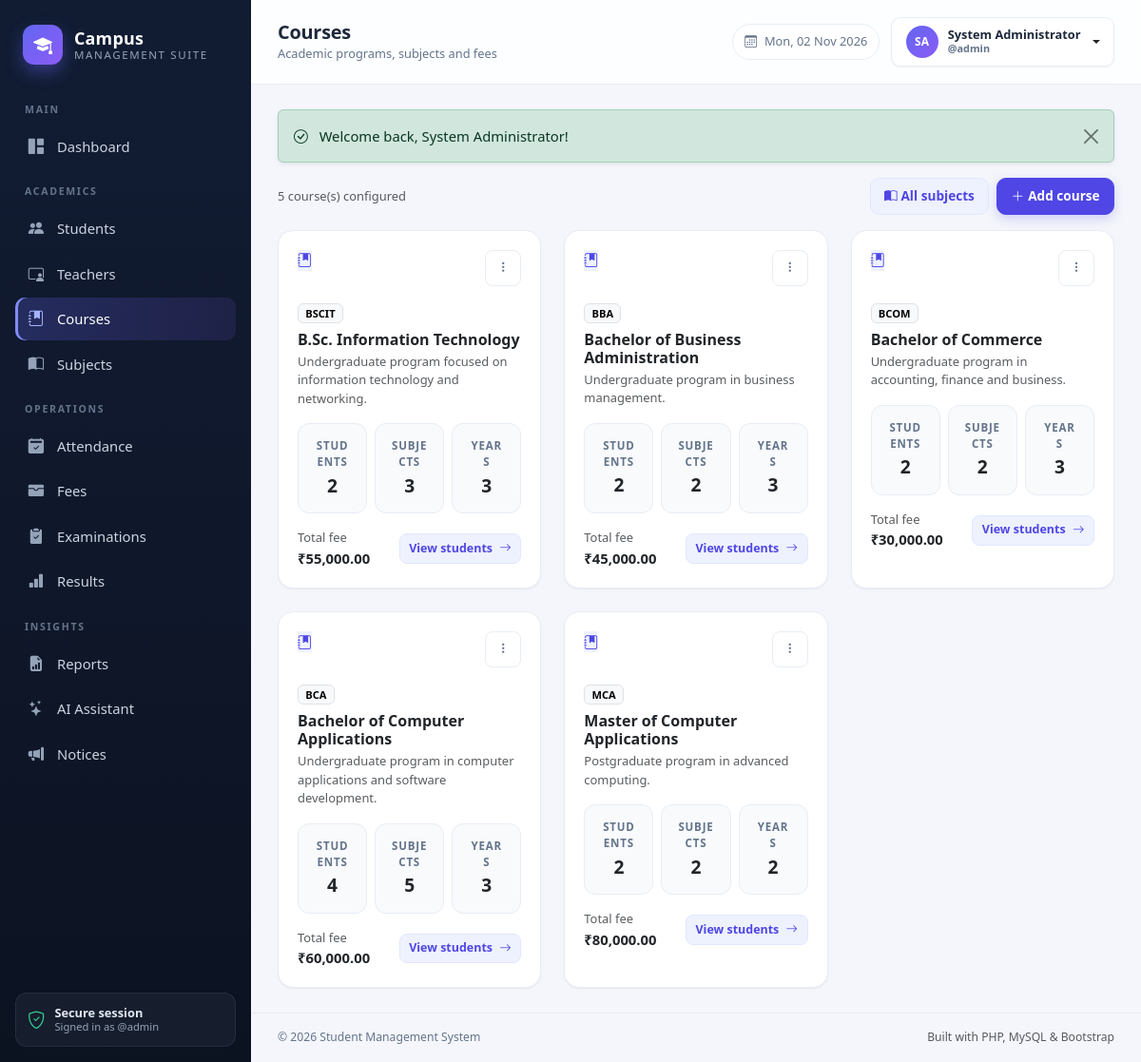
The app's page /admin/courses/index.php (signed in) with its own data.
### tables this page shows
CREATE TABLE courses (
    id INT UNSIGNED AUTO_INCREMENT PRIMARY KEY,
    code VARCHAR(20) NOT NULL UNIQUE,
    name VARCHAR(120) NOT NULL,
    duration_years TINYINT UNSIGNED NOT NULL DEFAULT 3,
    total_fee DECIMAL(10,2) NOT NULL DEFAULT 0,
    description TEXT DEFAULT NULL,
    created_at TIMESTAMP DEFAULT CURRENT_TIMESTAMP
);

### config/database.php (called while the page is built, shortened)
<?php
function db(): PDO
{
    static $pdo = null;
    $dsn = 'mysql:host=' . DB_HOST . ';dbname=' . DB_NAME . ';charset=' . DB_CHARSET;
    try {
        $pdo = new PDO($dsn, DB_USER, DB_PASS, [
            PDO::ATTR_ERRMODE            => PDO::ERRMODE_EXCEPTION,
            PDO::ATTR_DEFAULT_FETCH_MODE => PDO::FETCH_ASSOC,
            PDO::ATTR_EMULATE_PREPARES   => false,
        ]);
    } catch (PDOException $e) {
        http_response_code(500);
        $message = APP_DEBUG ? $e->getMessage() : 'Unable to connect to the database.';
        echo '<!DOCTYPE html><html><head><meta charset="utf-8"><title>Database Error</title>'
            . '<link href="https://cdn.jsdelivr.net/npm/bootstrap@5.3.3/dist/css/bootstrap.min.css" rel="stylesheet"></head>'
            . '<body class="bg-light"><div class="container py-5"><div class="alert alert-danger shadow-sm">'
            . '<h4 class="alert-heading">Database connection failed</h4>'
            . '<p class="mb-2">' . htmlspecialchars($message) . '</p>'
            . '<hr><p class="mb-0 small">Make sure MySQL is running in XAMPP and that '
            . '<code>database/student_management.sql</code> has been imported.</p>'
            . '</div></div></body></html>';
        exit;
    }
    return $pdo;
}

### includes/functions.php (called while the page is built, shortened)
<?php
function e($value): string
{
    return htmlspecialchars((string) $value, ENT_QUOTES | ENT_SUBSTITUTE, 'UTF-8');
}
function url(string $path = ''): string
{
    return BASE_URL . '/' . ltrim($path, '/');
}
function money($amount): string
{
    return CURRENCY . number_format((float) $amount, 2);
}

### admin/courses/index.php (the view, shortened to what this page needs)
<?php
$courses = db()->query(
    'SELECT c.*,
            COUNT(DISTINCT s.id)  AS student_count,
            COUNT(DISTINCT su.id) AS subject_count
     FROM courses c
     LEFT JOIN students s  ON s.course_id  = c.id
     LEFT JOIN subjects su ON su.course_id = c.id
     GROUP BY c.id
     ORDER BY c.name'
)->fetchAll();
require dirname(__DIR__, 2) . '/includes/header.php';
?>
<div class="toolbar">
    <span class="text-muted small"><?= count($courses) ?> course(s) configured</span>
    <div class="ms-auto d-flex gap-2">
        <a class="btn btn-soft" href="<?= e(url('admin/courses/subjects.php')) ?>">
            <i class="bi bi-book-half me-1"></i>All subjects
        </a>
        <a class="btn btn-primary" href="<?= e(url('admin/courses/create.php')) ?>">
            <i class="bi bi-plus-lg me-1"></i>Add course
        </a>
    </div>
</div>
<div class="row g-4">
    <?php foreach ($courses as $course): ?>
        <div class="col-md-6 col-xl-4">
            <div class="card h-100">
                <div class="card-body">
                    <div class="d-flex justify-content-between align-items-start mb-3">
                        <span class="stat-icon tone-indigo mb-0"><i class="bi bi-journal-bookmark-fill"></i></span>
                        <div class="dropdown">
                            <button class="btn btn-icon btn-sm" data-bs-toggle="dropdown" aria-label="Course actions">
                                <i class="bi bi-three-dots-vertical"></i>
                            </button>
                        </div>
                    </div>
                    <span class="badge text-bg-light border mb-2"><?= e($course['code']) ?></span>
                    <h3 class="h6 fw-bold mb-1"><?= e($course['name']) ?></h3>
                    <p class="text-muted small mb-3">
                        <?= $course['description'] ? e(mb_strimwidth($course['description'], 0, 92, '…')) : 'No description provided.' ?>
                    </p>
                    <div class="row g-2 mb-3">
                        <div class="col-4">
                            <div class="mini-stat text-center">
                                <div class="label">Students</div>
                                <div class="value"><?= (int) $course['student_count'] ?></div>
                            </div>
                        </div>
                        <div class="col-4">
                            <div class="mini-stat text-center">
                                <div class="label">Subjects</div>
                                <div class="value"><?= (int) $course['subject_count'] ?></div>
                            </div>
                        </div>
                        <div class="col-4">
                            <div class="mini-stat text-center">
                                <div class="label">Years</div>
                                <div class="value"><?= (int) $course['duration_years'] ?></div>
                            </div>
                        </div>
                    </div>
                    <div class="d-flex justify-content-between align-items-center">
                        <div>
                            <div class="text-muted small">Total fee</div>
                            <div class="fw-bold"><?= money($course['total_fee']) ?></div>
                        </div>
                        <a class="btn btn-soft btn-sm" href="<?= e(url('admin/students/index.php?course_id=' . $course['id'])) ?>">
                            View students <i class="bi bi-arrow-right ms-1"></i>
                        </a>
                    </div>
                </div>
            </div>
        </div>
    <?php endforeach; ?>
</div>
<?php require dirname(__DIR__, 2) . '/includes/footer.php'; ?>

### assets/css/style.css (style rules this page uses)
:root { --brand: #4f46e5; --brand-dark: #4338ca; --brand-soft: #eef2ff; --sidebar-bg: #0f172a; --sidebar-muted: #94a3b8; --body-bg: #f4f6fb; --surface: #ffffff; --text: #1e293b; --muted: #64748b; --line: #e8edf5; --radius: 16px; --shadow-sm: 0 1px 2px rgba(15, 23, 42, .06); --shadow: 0 10px 30px rgba(15, 23, 42, .07); --sidebar-w: 264px; }
* { box-sizing: border-box; }
body { margin: 0; background: var(--body-bg); color: var(--text); font-family: "Segoe UI", system-ui, -apple-system, "Helvetica Neue", Arial, sans-serif; font-size: .925rem; -webkit-font-smoothing: antialiased; }
a { text-decoration: none; }
.card { border: 1px solid var(--line); border-radius: var(--radius); box-shadow: var(--shadow-sm); }
.card-body { padding: 20px; }
.tone-indigo { background: #eef2ff; color: #4f46e5; }
.btn { border-radius: 10px; font-weight: 600; font-size: .85rem; padding: .5rem .9rem; }
.btn-primary { background: var(--brand); border-color: var(--brand); box-shadow: 0 4px 12px rgba(79, 70, 229, .22); }
.btn-soft { background: var(--brand-soft); color: var(--brand); border: 1px solid #e0e7ff; }
.btn-icon { width: 38px; height: 38px; display: inline-grid; place-items: center; padding: 0; background: #fff; border: 1px solid var(--line); color: var(--muted); }
.btn-sm { padding: .34rem .6rem; font-size: .78rem; border-radius: 8px; }
.toolbar { display: flex; flex-wrap: wrap; gap: 10px; align-items: center; margin-bottom: 16px; }
.mini-stat { padding: 14px 16px; border-radius: 12px; background: #f8fafc; border: 1px solid var(--line); height: 100%; }
.mini-stat .label { font-size: .72rem; text-transform: uppercase; letter-spacing: .07em; color: var(--muted); font-weight: 600; }
.mini-stat .value { font-size: 1.2rem; font-weight: 700; margin-top: 2px; }

### records on screen
courses: code "BSCIT", name "B.Sc. Information Technology", description "Undergraduate program focused on information technology and networking.", student_count "2", subject_count "3", duration_years "3", total_fee "₹55,000.00"
courses: code "BBA", name "Bachelor of Business Administration", description "Undergraduate program in business management.", student_count "2", subject_count "2", duration_years "3", total_fee "₹45,000.00"
courses: code "BCOM", name "Bachelor of Commerce", description "Undergraduate program in accounting, finance and business.", student_count "2", subject_count "2", duration_years "3", total_fee "₹30,000.00"
courses: code "BCA", name "Bachelor of Computer Applications", description "Undergraduate program in computer applications and software development.", student_count "4", subject_count "5", duration_years "3", total_fee "₹60,000.00"
courses: code "MCA", name "Master of Computer Applications", description "Postgraduate program in advanced computing.", student_count "2", subject_count "2", duration_years "2", total_fee "₹80,000.00"

### other values on screen
$group "MAIN"
$item['label'] "Dashboard"
$group "ACADEMICS"
$item['label'] "Students"
$item['label'] "Teachers"
$item['label'] "Courses"
$item['label'] "Subjects"
$group "OPERATIONS"
$item['label'] "Attendance"
$item['label'] "Fees"
$item['label'] "Examinations"
$item['label'] "Results"
$group "INSIGHTS"
$item['label'] "Reports"
$item['label'] "AI Assistant"
